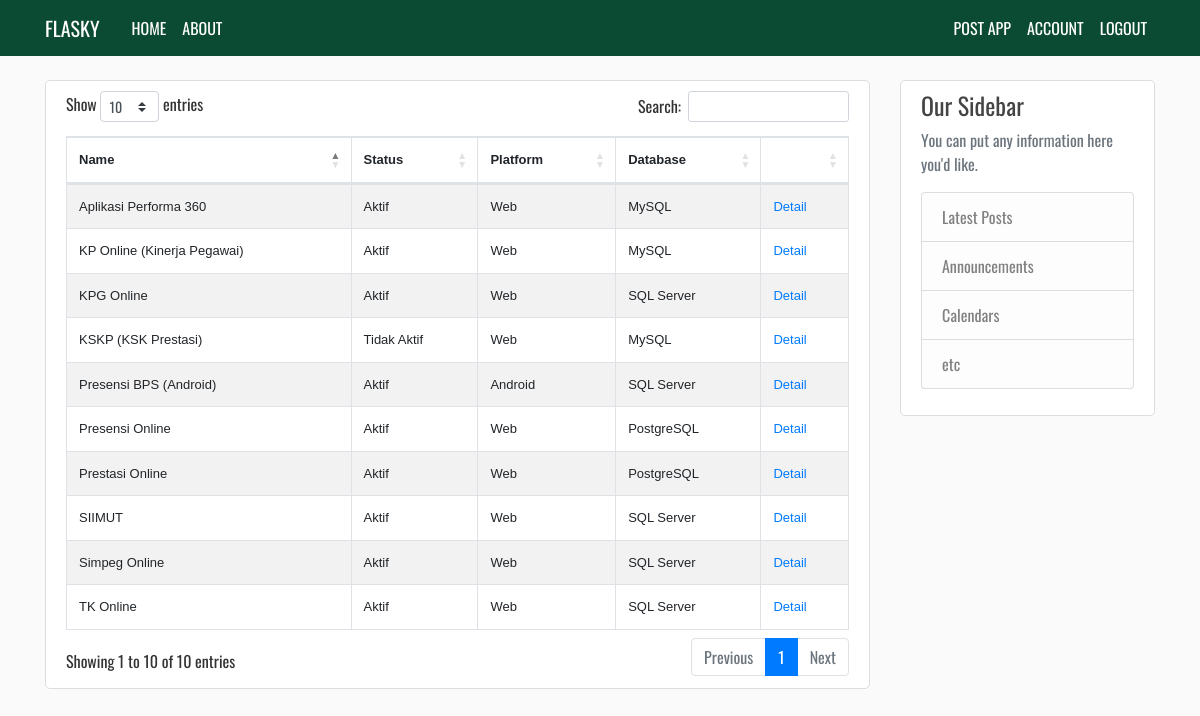
The app's page / (signed in) with its own data.
### mysite/models.py (models this page shows, shortened)
class Application(db.Model):
    id = db.Column(db.Integer, primary_key=True)
    name = db.Column(db.String(30), unique=True)
    description = db.Column(db.Text, nullable=False)
    status = db.Column(db.String(20), nullable=False)
    platform = db.Column(db.String(30), nullable=False)
    database = db.Column(db.String(30), nullable=False)
    user_id = db.Column(db.Integer, db.ForeignKey('user.id'), nullable=False)
    date_posted = db.Column(db.DateTime, nullable=False, default=datetime.utcnow)

### mysite/routes.py (the view)
@app.route('/')
def index():
    apks = Application.query.all()
    return render_template('index.html', apks=apks)

### mysite/models.py (called while the page is built)
@login_manager.user_loader
def load_user(user_id):
    return User.query.get(int(user_id))

### mysite/templates/index.html (shortened to what this page needs)
{% extends "base.html" %}
{% block content %}
  <div class="content-section">
    <table id="appTable" class="table table-striped table-bordered" width="100%">
      <thead>
        <tr>
          <th>Name</th>
          <th>Status</th>
          <th>Platform</th>
          <th>Database</th>
          <th></th>
        </tr>
      </thead>
      <tbody>
        {% for apk in apks %}
          <tr>
            <td>{{ apk.name }}</td>
            <td>{{ apk.status }}</td>
            <td>{{ apk.platform }}</td>
            <td>{{ apk.database }}</td>
            <td><a href="{{ url_for('apk', apk_id=apk.id) }}">Detail</a></td>
          </tr>
        {% endfor %}
      </tbody>
    </table>
  </div>
{% endblock content %}

### mysite/static/style.css (style rules this page uses)
body { background: #fafafa; color: #333333; margin-top: 5rem; }
body { font-family: "Oswald", sans-serif; }
table { font-family: Helvetica, sans-serif; font-size: small; }
.content-section { background: #ffffff; padding: 10px 20px; border: 1px solid #dddddd; border-radius: 5px; margin-bottom: 20px; }

### records on screen
Application: name "Simpeg Online", status "Aktif", platform "Web", database "SQL Server"
Application: name "Prestasi Online", status "Aktif", platform "Web", database "PostgreSQL"
Application: name "SIIMUT", status "Aktif", platform "Web", database "SQL Server"
Application: name "Presensi Online", status "Aktif", platform "Web", database "PostgreSQL"
Application: name "Presensi BPS (Android)", status "Aktif", platform "Android", database "SQL Server"
Application: name "KPG Online", status "Aktif", platform "Web", database "SQL Server"
Application: name "Aplikasi Performa 360", status "Aktif", platform "Web", database "MySQL"
Application: name "KP Online (Kinerja Pegawai)", status "Aktif", platform "Web", database "MySQL"
Application: name "KSKP (KSK Prestasi)", status "Tidak Aktif", platform "Web", database "MySQL"
Application: name "TK Online", status "Aktif", platform "Web", database "SQL Server"
